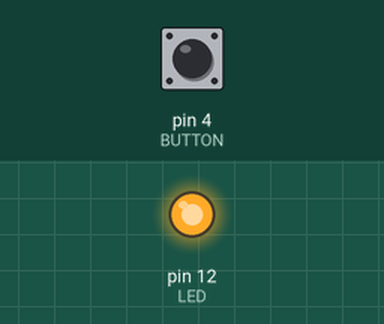
Bench run of a sketch on a simulated Arduino Uno, built with avr-gcc and run on an emulated ATmega328P. Parts: output pins drawn as LEDs (lit = HIGH). The inputs (shaded band) are chosen by the test bench; at power-on: pin 4 (BUTTON) HIGH.

Above: at 1.2 s.
1.3 s: pin 4 (BUTTON) pulled LOW for 0.15 s
At 1.37 s:
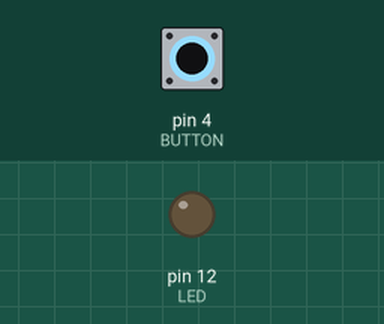
2.9 s: pin 4 (BUTTON) pulled LOW for 3.2 s
At 6.8 s:
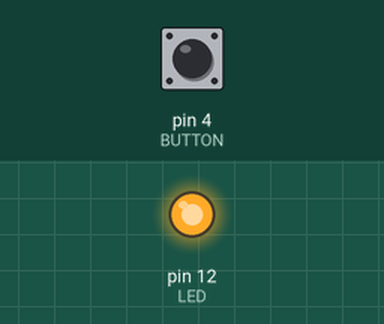
Timing chart, 0 to 8.3 s (numbered marks = the images above; inputs shaded):
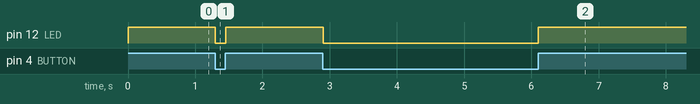

The sketch:

main_button.ino
```cpp
/*
 * File:   main.ino
 * Author: akirik
 *
 * Created on January 19, 2018, 3:52 PM
 *
 * Switch and a LED
 * Digital I/O
 *
 *  Board connection (Arduino Uno):
 *   PIN        	Module
 * ------------------------------------------
 *   12		        LED
 *
 *   4           	BUTTON (don't forget pull up register!)
 *
 */

#define BUTTON 4
#define LED 12

void setup()
{
	pinMode(LED, OUTPUT);	          // Initialize Pin 12 as Digital Output
	pinMode(BUTTON, INPUT_PULLUP);	// Initialize Pin 4 as Input
  digitalWrite(LED, LOW);
}

void loop()
{
	digitalWrite(LED, digitalRead(BUTTON) ? HIGH : LOW);    // if button pressed
	delay(50);                                              // sleep 50 milliseconds
}
```

Measured:
- after the input at 1.3 s, pin 12 (LED): HIGH → LOW at once, → HIGH 0.15 s later
- after the input at 2.9 s, pin 12 (LED): HIGH → LOW at once, → HIGH 3.2 s later
